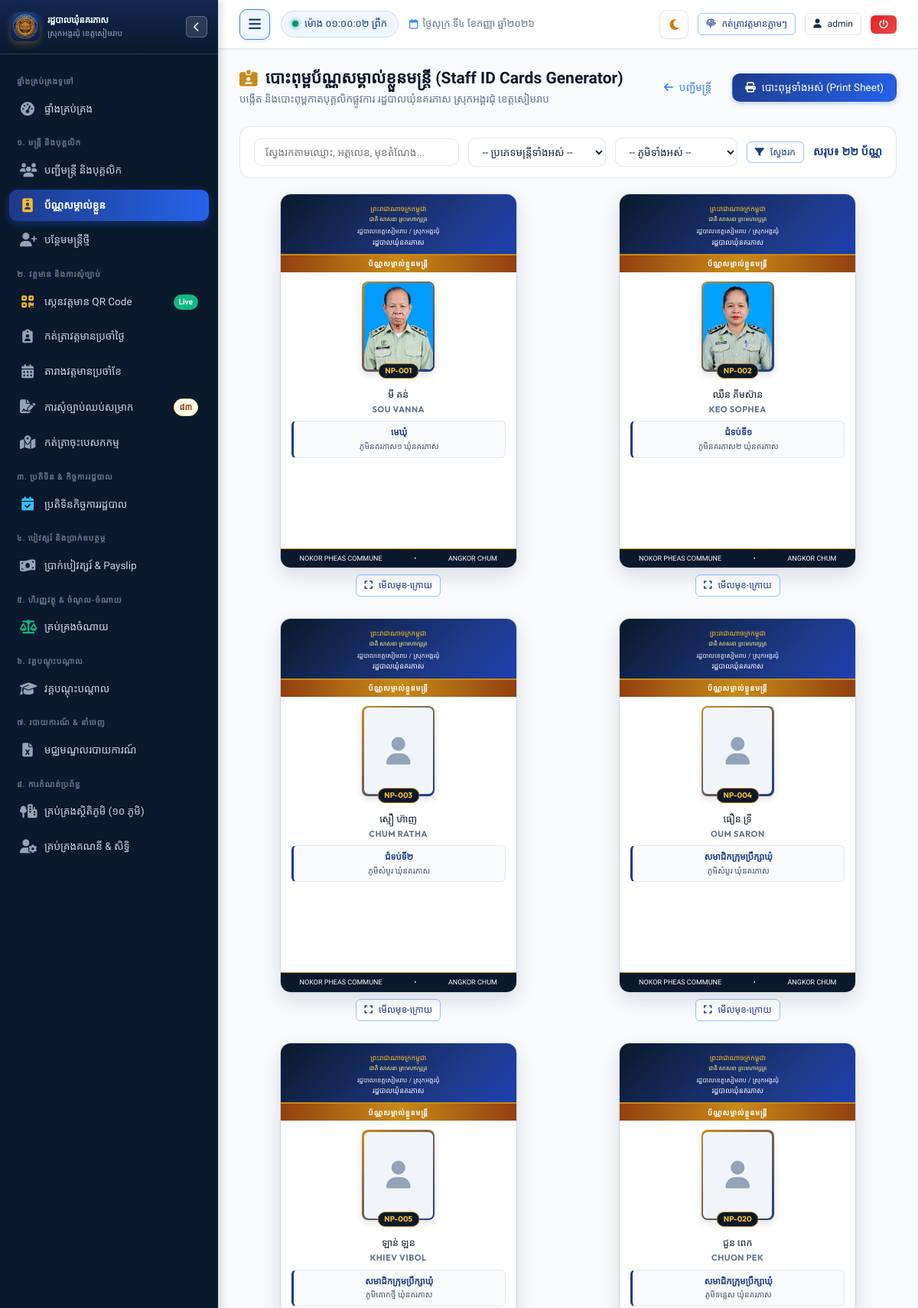
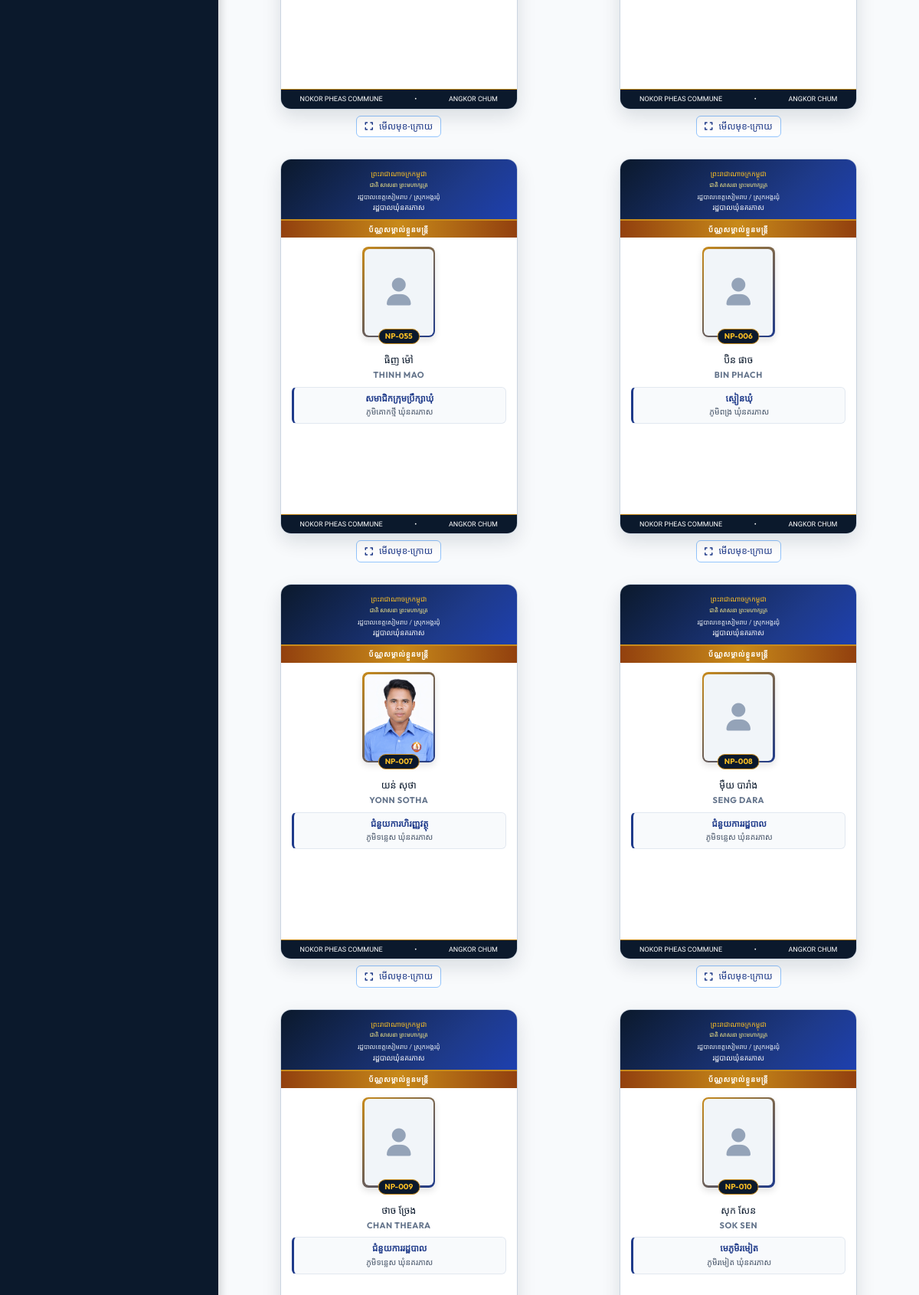
/staff/id-cards (signed in, upper part), run on the app's committed database (2 pictures, top to bottom).
### tables this page shows
CREATE TABLE staff (
        id INTEGER PRIMARY KEY AUTOINCREMENT,
        officer_code TEXT UNIQUE NOT NULL,
        name_kh TEXT NOT NULL,
        name_en TEXT NOT NULL,
        gender TEXT NOT NULL, -- 'ប្រុស', 'ស្រី'
        dob TEXT NOT NULL,
        national_id TEXT,
        phone TEXT,
        email TEXT,
        village TEXT NOT NULL,
        commune TEXT DEFAULT 'នគរភាស',
        district TEXT DEFAULT 'វ៉ារិន',
        province TEXT DEFAULT 'សៀមរាប',
        address TEXT,
        category TEXT NOT NULL, -- 'council', 'clerk', 'contract', 'village'
        position_title_kh TEXT NOT NULL,
        position_title_en TEXT,
        cadre_level TEXT, -- កម្រិតក្របខណ្ឌ
        appointment_date TEXT,
        contract_end_date TEXT,
        base_salary REAL DEFAULT 0,
        position_allowance REAL DEFAULT 0,
        family_allowance REAL DEFAULT 0,
        education_level TEXT,
        photo TEXT,
        status TEXT DEFAULT 'active', -- 'active', 'resigned', 'retired', 'suspended'
        emergency_contact TEXT,
        notes TEXT,
        created_at TIMESTAMP DEFAULT CURRENT_TIMESTAMP,
        updated_at TIMESTAMP DEFAULT CURRENT_TIMESTAMP
    );

### app.py (the view)
@app.route("/staff/id-cards")
@login_required
def staff_id_cards_batch():
    category = request.args.get("category", "")
    village = request.args.get("village", "")
    search = request.args.get("search", "").strip()
    conn = get_db()
    cursor = conn.cursor()
    query = "SELECT * FROM staff WHERE status = 'active'"
    params = []
    if category:
        query += " AND category = ?"
        params.append(category)
    if village:
        query += " AND village = ?"
        params.append(village)
    if search:
        query += " AND (name_kh LIKE ? OR name_en LIKE ? OR officer_code LIKE ? OR position_title_kh LIKE ?)"
        term = f"%{search}%"
        params.extend([term, term, term, term])
    query += " ORDER BY CASE category WHEN 'council' THEN 1 WHEN 'clerk' THEN 2 WHEN 'contract' THEN 3 ELSE 4 END, id"
    cursor.execute(query, params)
    staff_list = cursor.fetchall()
    cursor.execute("SELECT village_name_kh FROM villages ORDER BY id")
    village_list = [r[0] for r in cursor.fetchall()]
    conn.close()
    expiry_year = date.today().year + 5
    expiry_date_kh = f"៣១ ធ្នូ {to_khmer_num(expiry_year)}"
    staff_cards = []
    for s in staff_list:
        payload = f"NP-STAFF:{s['officer_code']}|{s['name_kh']}|{s['position_title_kh']}|ឃុំនគរភាស ស្រុកអង្គរជុំ"
        qr_b64 = generate_qr_base64(payload)
        staff_cards.append({
            "staff": s,
            "qr_code": qr_b64,
            "expiry_date_kh": expiry_date_kh
        })
    return render_template(
        "staff/id_cards_batch.html",
        staff_cards=staff_cards,
        categories=STAFF_CATEGORIES,
        village_list=village_list,
        selected_category=category,
        selected_village=village,
        search=search,
        total_count=len(staff_cards)
    )

### templates/staff/id_cards_batch.html (shortened to what this page needs)
{% extends "base.html" %}
{% block content %}
<div class="batch-cards-wrapper">
  <div class="page-header">
    <div class="page-header-title">
      <h1>
        <i class="fa-solid fa-id-card-clip text-gold"></i>
        <span>បោះពុម្ពប័ណ្ណសម្គាល់ខ្លួនមន្ត្រី (Staff ID Cards Generator)</span>
      </h1>
      <p>បង្កើត និងបោះពុម្ពកាតបុគ្គលិកផ្លូវការ រដ្ឋបាលឃុំនគរភាស ស្រុកអង្គរជុំ ខេត្តសៀមរាប</p>
    </div>
    <div class="page-actions">
      <a href="{{ url_for('staff_list') }}" class="btn btn-outline-secondary">
        <i class="fa-solid fa-arrow-left"></i> បញ្ជីមន្ត្រី
      </a>
      <button onclick="window.print()" class="btn btn-primary">
        <i class="fa-solid fa-print"></i> បោះពុម្ពទាំងអស់ (Print Sheet)
      </button>
    </div>
  </div>
  <div class="filter-toolbar">
    <form method="GET" action="{{ url_for('staff_id_cards_batch') }}" style="display: flex; gap: 12px; align-items: center; flex-wrap: wrap; width: 100%;">
      <div style="flex: 1; min-width: 200px;">
        <input type="text" name="search" value="{{ search }}" class="form-control" placeholder="ស្វែងរកតាមឈ្មោះ, អត្តលេខ, មុខតំណែង...">
      </div>
      <div style="width: 180px;">
        <select name="category" class="form-select" onchange="this.form.submit()">
          <option value="">-- ប្រភេទមន្ត្រីទាំងអស់ --</option>
        </select>
      </div>
      <div style="width: 160px;">
        <select name="village" class="form-select" onchange="this.form.submit()">
          <option value="">-- ភូមិទាំងអស់ --</option>
        </select>
      </div>
      <button type="submit" class="btn btn-outline-primary btn-sm">
        <i class="fa-solid fa-filter"></i> ស្វែងរក
      </button>
      <div style="margin-left: auto; font-weight: 600; color: var(--primary);">
        សរុប៖ <strong>{{ total_count | kh_num }}</strong> ប័ណ្ណ
      </div>
    </form>
  </div>
  <div class="batch-card-grid">
    {% for item in staff_cards %}
    {% set s = item.staff %}
    <div class="card-item-wrapper">
      <div class="id-card-box">
        <div class="id-card-front-header">
          <div class="header-nation">ព្រះរាជាណាចក្រកម្ពុជា</div>
          <div class="header-motto">ជាតិ សាសនា ព្រះមហាក្សត្រ</div>
          <div class="header-admin">រដ្ឋបាលខេត្តសៀមរាប / ស្រុកអង្គរជុំ</div>
          <div class="header-commune">រដ្ឋបាលឃុំនគរភាស</div>
        </div>
        <div class="id-card-title-ribbon">
          ប័ណ្ណសម្គាល់ខ្លួនមន្ត្រី
        </div>
        <div class="id-card-body">
          <div class="id-card-photo-wrapper">
            {% if s.photo %}
            <img src="{{ url_for('static', filename='uploads/' + s.photo) }}" alt="{{ s.name_kh }}" class="id-card-photo">
            {% else %}
            <div class="id-card-photo-placeholder">
              <i class="fa-solid fa-user"></i>
            </div>
            {% endif %}
            <div class="id-card-code-pill">{{ s.officer_code }}</div>
          </div>
          <div class="id-card-name-kh">{{ s.name_kh }}</div>
          <div class="id-card-name-en">{{ s.name_en or s.name_kh }}</div>
          <div class="id-card-position-box">
            <div class="id-card-position-title">{{ s.position_title_kh }}</div>
            <div class="id-card-meta-text">ភូមិ{{ s.village }} ឃុំនគរភាស</div>
          </div>
        </div>
        <div class="id-card-footer-strip">
          <span>NOKOR PHEAS COMMUNE</span>
          <span>•</span>
          <span>ANGKOR CHUM</span>
        </div>
      </div>
      <div class="card-item-actions">
        <a href="{{ url_for('staff_id_card', staff_id=s.id) }}" target="_blank" class="btn btn-sm btn-outline-primary" title="មើលកាតមុខ-ក្រោយ">
          <i class="fa-solid fa-expand"></i> មើលមុខ-ក្រោយ
        </a>
      </div>
    </div>
    {% else %}
    <div style="grid-column: 1 / -1; padding: 50px; text-align: center; color: var(--text-muted);">
      <i class="fa-solid fa-id-card" style="font-size: 40px; color: #cbd5e1; margin-bottom: 12px;"></i>
      <p>មិនមានទិន្នន័យមន្ត្រីស្របតាមការស្វែងរកនេះទេ</p>
    </div>
    {% endfor %}
  </div>
</div>
{% endblock %}

### templates/base.html (shortened to what this page needs)
<!DOCTYPE html>
<html lang="km">
<head>
  <link rel="stylesheet" href="https://cdnjs.cloudflare.com/ajax/libs/font-awesome/6.5.1/css/all.min.css">
  <link rel="stylesheet" href="{{ url_for('static', filename='css/style.css') }}?v=5.2">
</head>
<body>
  <div class="app-container">
    <aside id="app-sidebar" class="sidebar">
      <div class="sidebar-header">
        <div class="sidebar-logo-icon" style="background: transparent; overflow: hidden; padding: 0;">
          <img src="{{ url_for('static', filename='img/app-icon.png') }}" alt="Logo" style="width: 100%; height: 100%; object-fit: cover; border-radius: 8px;">
        </div>
        <div class="sidebar-title-box">
          <h3>រដ្ឋបាលឃុំនគរភាស</h3>
          <p>ស្រុកអង្គរជុំ ខេត្តសៀមរាប</p>
        </div>
        <button type="button" id="sidebar-close-btn" class="sidebar-header-hide-btn" aria-label="លាក់ម៉ឺនុយ"
          title="លាក់/បិទផ្ទាំងម៉ឺនុយ (Hide Sidebar)">
          <i class="fa-solid fa-chevron-left"></i>
        </button>
      </div>
      <div class="sidebar-menu">
        <div class="menu-category">ផ្ទាំងគ្រប់គ្រងទូទៅ</div>
        <a href="{{ url_for('dashboard') }}"
          class="nav-link {% if request.path == '/' or request.path == '/dashboard' %}active{% endif %}">
          <i class="fa-solid fa-gauge-high"></i>
          <span>ផ្ទាំងគ្រប់គ្រង</span>
        </a>
        <div class="menu-category">១. មន្ត្រី និងបុគ្គលិក</div>
        <a href="{{ url_for('staff_list') }}" class="nav-link {% if request.path == '/staff' %}active{% endif %}">
          <i class="fa-solid fa-users"></i>
          <span>បញ្ជីមន្ត្រី និងបុគ្គលិក</span>
        </a>
        <a href="{{ url_for('staff_id_cards_batch') }}"
          class="nav-link {% if request.path == '/staff/id-cards' or '/id-card' in request.path %}active{% endif %}">
          <i class="fa-solid fa-id-badge"></i>
          <span>ប័ណ្ណសម្គាល់ខ្លួន</span>
        </a>
        {% if session.role in ['admin', 'clerk'] %}
        <a href="{{ url_for('staff_create') }}" class="nav-link {% if request.path == '/staff/new' %}active{% endif %}">
          <i class="fa-solid fa-user-plus"></i>
          <span>បន្ថែមមន្ត្រីថ្មី</span>
        </a>
        {% endif %}
        <div class="menu-category">២. វត្តមាន និងការសុំច្បាប់</div>
        <a href="{{ url_for('attendance_scan') }}"
          class="nav-link {% if request.path == '/attendance/scan' %}active{% endif %}">
          <i class="fa-solid fa-qrcode" style="color: #fbbf24;"></i>
          <span>ស្កេនវត្តមាន QR Code</span>
          <span class="nav-badge" style="background: #10b981; color: #ffffff; font-size: 10px;">Live</span>
        </a>
        <a href="{{ url_for('attendance_daily') }}"
          class="nav-link {% if request.path == '/attendance/daily' %}active{% endif %}">
          <i class="fa-solid fa-clipboard-user"></i>
          <span>កត់ត្រាវត្តមានប្រចាំថ្ងៃ</span>
        </a>
        <a href="{{ url_for('attendance_monthly') }}"
          class="nav-link {% if request.path == '/attendance/monthly' %}active{% endif %}">
          <i class="fa-solid fa-calendar-days"></i>
          <span>តារាងវត្តមានប្រចាំខែ</span>
        </a>
        <a href="{{ url_for('leave_list') }}"
          class="nav-link {% if request.path.startswith('/leave') %}active{% endif %}">
          <i class="fa-solid fa-file-signature"></i>
          <span>ការសុំច្បាប់ឈប់សម្រាក</span>
          {% if pending_leaves_count > 0 %}
          <span class="nav-badge badge-warning">{{ pending_leaves_count | kh_num }}</span>
          {% endif %}
        </a>
        <a href="{{ url_for('mission_list') }}"
          class="nav-link {% if request.path.startswith('/missions') %}active{% endif %}">
          <i class="fa-solid fa-map-location-dot"></i>
          <span>កត់ត្រាចុះបេសកកម្ម</span>
        </a>
        <div class="menu-category">៣. ប្រតិទិន & កិច្ចការរដ្ឋបាល</div>
        <a href="{{ url_for('calendar_index') }}"
          class="nav-link {% if request.path.startswith('/calendar') %}active{% endif %}">
          <i class="fa-solid fa-calendar-check" style="color: #38bdf8;"></i>
          <span>ប្រតិទិនកិច្ចការរដ្ឋបាល</span>
        </a>
        <div class="menu-category">៤. បៀវត្សរ៍ និងប្រាក់ឧបត្ថម្ភ</div>
        <a href="{{ url_for('payroll_list') }}"
          class="nav-link {% if request.path.startswith('/payroll') %}active{% endif %}">
          <i class="fa-solid fa-money-bill-wave"></i>
          <span>ប្រាក់បៀវត្សរ៍ & Payslip</span>
        </a>
        <div class="menu-category">៥. ហិរញ្ញវត្ថុ & ចំណូល-ចំណាយ</div>
        <a href="{{ url_for('finance_list') }}"
          class="nav-link {% if request.path.startswith('/finance') %}active{% endif %}">
          <i class="fa-solid fa-scale-balanced" style="color: #10b981;"></i>
          <span>គ្រប់គ្រងចំណាយ</span>
        </a>
        <div class="menu-category">៦. វគ្គបណ្តុះបណ្តាល</div>
        <a href="{{ url_for('evaluation_trainings') }}"
          class="nav-link {% if request.path == '/evaluation/trainings' %}active{% endif %}">
          <i class="fa-solid fa-graduation-cap"></i>
          <span>វគ្គបណ្តុះបណ្តាល</span>
        </a>
        <div class="menu-category">៧. របាយការណ៍ & នាំចេញ</div>
        <a href="{{ url_for('reports_hub') }}" class="nav-link {% if request.path == '/reports' %}active{% endif %}">
          <i class="fa-solid fa-file-excel"></i>
          <span>មជ្ឈមណ្ឌលរបាយការណ៍</span>
        </a>
        {% if session.role in ['admin', 'clerk'] %}
        <div class="menu-category">៨. ការកំណត់ប្រព័ន្ធ</div>
        <a href="{{ url_for('settings_villages') }}"
          class="nav-link {% if request.path == '/settings/villages' %}active{% endif %}">
          <i class="fa-solid fa-tree-city"></i>
          <span>គ្រប់គ្រងស្ថិតិភូមិ (១០ ភូមិ)</span>
        </a>
        {% if session.role == 'admin' %}
        <a href="{{ url_for('settings_users') }}"
          class="nav-link {% if request.path == '/settings/users' %}active{% endif %}">
          <i class="fa-solid fa-user-gear"></i>
          <span>គ្រប់គ្រងគណនី & សិទ្ធិ</span>
        </a>
        {% endif %}
        {% endif %}
      </div>
    </aside>
    <div class="main-wrapper">
      <header class="topbar">
        <div class="topbar-left">
          <button type="button" id="sidebar-toggle-btn" class="sidebar-toggle-btn" aria-label="លាក់/បង្ហាញម៉ឺនុយ"
            title="លាក់/បង្ហាញម៉ឺនុយ (Toggle Sidebar)">
            <i class="fa-solid fa-bars"></i>
          </button>
          <div class="live-clock-badge">
            <span class="dot"></span>
            <span id="live-time-display">កំពុងផ្ទុកម៉ោង...</span>
          </div>
          <span class="topbar-date-display">
            <i class="fa-regular fa-calendar"></i>
            <span class="date-text">{{ today_khmer }}</span>
          </span>
        </div>
        <div class="topbar-right">
          <button type="button" id="theme-toggle-btn" class="theme-toggle-btn" aria-label="ប្តូរពណ៌ Theme"
            title="ប្តូរពន្លឺ Theme (Light / Dark Mode)">
            <i class="fa-solid fa-moon" id="theme-toggle-icon"></i>
          </button>
          <button id="btn-quick-checkin" onclick="handleQuickCheckin()" class="btn btn-sm btn-outline-primary"
            title="កត់ត្រាវត្តមានចូល/ចេញថ្ងៃនេះ">
            <i class="fa-solid fa-fingerprint"></i>
            <span class="btn-text">កត់ត្រាវត្តមានភ្លាមៗ</span>
          </button>
          <a href="{{ url_for('user_profile') }}" class="btn btn-sm btn-outline user-profile-btn" title="គណនីរបស់ខ្ញុំ">
            <i class="fa-solid fa-user"></i>
            <span class="user-name-text">{{ session.username }}</span>
          </a>
          <a href="{{ url_for('logout') }}" class="btn btn-sm btn-danger logout-btn" title="ចាកចេញពីប្រព័ន្ធ">
            <i class="fa-solid fa-power-off"></i>
          </a>
        </div>
      </header>
      <main class="page-content">
        {% block content %}{% endblock %}
      </main>
    </div>
  </div>
</body>
</html>

### data on the page
staff: photo (picture), officer_code "NP-001", name_kh "មី គន់", name_en "SOU VANNA", position_title_kh "មេឃុំ", village "នគរភាស១"
staff: photo (picture), officer_code "NP-002", name_kh "ឈឺន គីមស៊ាន", name_en "KEO SOPHEA", position_title_kh "ជំទប់ទី១", village "នគរភាស២"
staff: officer_code "NP-003", name_kh "ស្មឿ ហ៊ាញ", name_en "CHUM RATHA", position_title_kh "ជំទប់ទី២", village "សំបួរ"
staff: officer_code "NP-004", name_kh "ធឿន ទ្រី", name_en "OUM SARON", position_title_kh "សមាជិកក្រុមប្រឹក្សាឃុំ", village "សំបួរ"
staff: officer_code "NP-005", name_kh "ឡាន់ ឡន", name_en "KHIEV VIBOL", position_title_kh "សមាជិកក្រុមប្រឹក្សាឃុំ", village "គោកថ្មី"
staff: officer_code "NP-020", name_kh "ជួន ពេក", name_en "CHUON PEK", position_title_kh "សមាជិកក្រុមប្រឹក្សាឃុំ", village "ទន្លេស"
staff: officer_code "NP-055", name_kh "ធិញ ម៉ៅ", name_en "THINH MAO", position_title_kh "សមាជិកក្រុមប្រឹក្សាឃុំ", village "គោកថ្មី"
staff: officer_code "NP-006", name_kh "ប៊ិន ផាច", name_en "BIN PHACH", position_title_kh "ស្មៀនឃុំ", village "ពង្រ"
staff: photo (picture), officer_code "NP-007", name_kh "យន់ សុថា", name_en "YONN SOTHA", position_title_kh "ជំនួយការហិរញ្ញវត្ថុ", village "ទន្លេស"
staff: officer_code "NP-008", name_kh "ម៉ឺយ បារាំង", name_en "SENG DARA", position_title_kh "ជំនួយការរដ្ឋបាល", village "ទន្លេស"
staff: officer_code "NP-009", name_kh "ថាច ច្រែង", name_en "CHAN THEARA", position_title_kh "ជំនួយការរដ្ឋបាល", village "ទន្លេស"
staff: officer_code "NP-010", name_kh "សុក សែន", name_en "SOK SEN", position_title_kh "មេភូមិរមៀត", village "រមៀត"

### other printed values
{{ pending_leaves_count | kh_num }} "៨៣"
{{ today_khmer }} "ថ្ងៃសុក្រ ទី៤ ខែកញ្ញា ឆ្នាំ២០២៦"
{{ session.username }} "admin"
{{ total_count | kh_num }} "២២"
